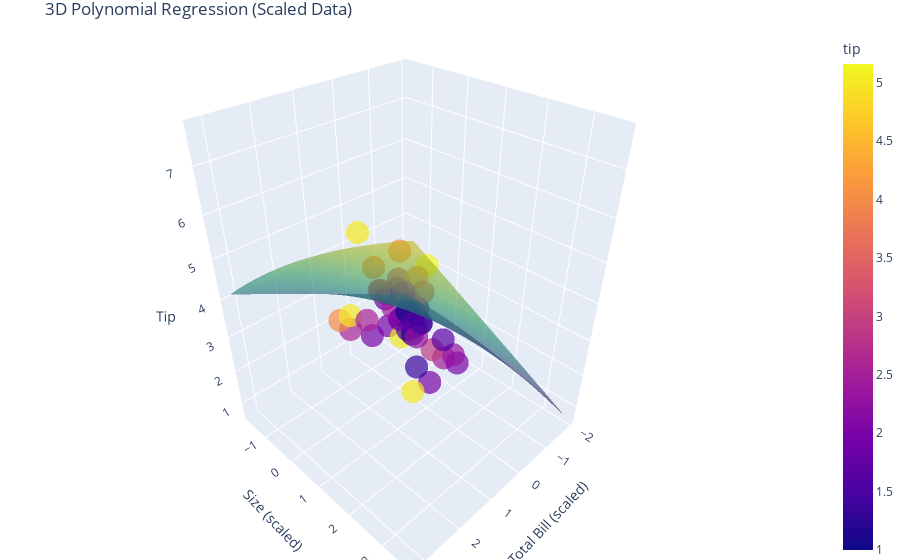

Notebook code for this chart:
### Code cell
import plotly.express as px
import plotly.graph_objects as go

# Create test DataFrame for plotting
df_test_poly = pd.DataFrame(X_test_scaled, columns=['total_bill_scaled', 'size_scaled'])
df_test_poly['tip'] = y_test.values
df_test_poly['y_pred'] = y_pred_poly

# Create meshgrid for the two scaled features
x_range = np.linspace(X_test_scaled[:, 0].min(), X_test_scaled[:, 0].max(), 50)
y_range = np.linspace(X_test_scaled[:, 1].min(), X_test_scaled[:, 1].max(), 50)
x_mesh, y_mesh = np.meshgrid(x_range, y_range)

# Flatten meshgrid, transform to polynomial features, and predict
grid_scaled = np.c_[x_mesh.ravel(), y_mesh.ravel()]
grid_poly = poly.transform(grid_scaled)
z_mesh = poly_model.predict(grid_poly).reshape(x_mesh.shape)

# Create interactive 3D scatter plot
fig = px.scatter_3d(
    df_test_poly,
    x='total_bill_scaled',
    y='size_scaled',
    z='tip',
    color='tip',
    title='3D Polynomial Regression (Scaled Data)',
    opacity=0.7
)

# Add the polynomial regression surface
fig.add_trace(
    go.Surface(
        x=x_range,
        y=y_range,
        z=z_mesh,
        colorscale='Viridis',
        opacity=0.6,
        name='Polynomial Regression Surface',
        showscale=False
    )
)

# Update layout
fig.update_layout(
    scene=dict(
        xaxis_title='Total Bill (scaled)',
        yaxis_title='Size (scaled)',
        zaxis_title='Tip'
    ),
    margin=dict(l=0, r=0, b=0, t=30)
)

fig.show()

### Figure 1 — Plotly figure (JSON) as saved in the notebook; plotly's stock layout.template omitted (floating-point values rounded to 4 significant figures; data arrays with more than 128 entries replaced by an {"elided": "..."} marker saying what was removed)
{"data": [{"hovertemplate": "total_bill_scaled=%{x}<br>size_scaled=%{y}<br>tip=%{marker.color}<extra></extra>", "legendgroup": "", "marker": {"color": [3.18, 2, 2, 5.16, 2, 2, 2.56, 2.52, 3.23, 3, 3, 1.47, 1.5, 2, 1.83, 1.36, 4, 3.92, 2.47, 5, 2.45, 3.35, 4, 1.45, 3.5, 2.31, 1.71, 5, 2, 5, 4, 1.44, 2.34, 3.21, 3.5, 2.92, 1.5, 5, 2.75, 2, 1.25, 2, 2.55, 1.67, 2, 1, 1.61, 2.31, 1.44], "coloraxis": "coloraxis", "opacity": 0.7, "symbol": "circle"}, "mode": "markers", "name": "", "scene": "scene", "showlegend": false, "type": "scatter3d", "x": [-0.04546, -1.309, 0.4952, 0.6484, -0.8251, -0.2661, 0.9399, -0.8845, -0.6216, -0.553, -0.2204, -1.08, -1.094, -0.6559, -1.16, -0.1803, -0.1723, 0.1557, -0.4307, 2.397, 0.05399, 0.04942, -0.6753, -1.219, 0.078, -0.9748, -1.137, 0.5787, -0.4261, 3.195, 2.041, -1.426, -0.2752, 0.008266, -0.3713, 0.4415, -0.936, 2.617, -0.8068, 0.2803, -1.11, -0.6513, 0.4266, -1.13, -1.129, -1.96, -1.101, -0.1746, -1.447], "y": [-0.6121, -0.6121, 1.519, 1.519, -0.6121, -0.6121, -0.6121, -0.6121, -0.6121, -0.6121, -0.6121, -0.6121, -0.6121, -0.6121, -1.678, 0.4536, 0.4536, -0.6121, -0.6121, 2.585, 1.519, 0.4536, -0.6121, -0.6121, 0.4536, -0.6121, -0.6121, -0.6121, 1.519, 3.651, 0.4536, -0.6121, 1.519, -0.6121, 0.4536, 1.519, -0.6121, 1.519, -0.6121, -0.6121, -0.6121, -0.6121, -0.6121, 0.4536, -0.6121, -1.678, -0.6121, 0.4536, -0.6121], "z": [3.18, 2, 2, 5.16, 2, 2, 2.56, 2.52, 3.23, 3, 3, 1.47, 1.5, 2, 1.83, 1.36, 4, 3.92, 2.47, 5, 2.45, 3.35, 4, 1.45, 3.5, 2.31, 1.71, 5, 2, 5, 4, 1.44, 2.34, 3.21, 3.5, 2.92, 1.5, 5, 2.75, 2, 1.25, 2, 2.55, 1.67, 2, 1, 1.61, 2.31, 1.44]}, {"colorscale": [[0, "#440154"], [0.1111, "#482878"], [0.2222, "#3e4989"], [0.3333, "#31688e"], [0.4444, "#26828e"], [0.5556, "#1f9e89"], [0.6667, "#35b779"], [0.7778, "#6ece58"], [0.8889, "#b5de2b"], [1, "#fde725"]], "name": "Polynomial Regression Surface", "opacity": 0.6, "showscale": false, "type": "surface", "x": [-1.96, -1.855, -1.75, -1.645, -1.539, -1.434, -1.329, -1.224, -1.118, -1.013, -0.9081, -0.8028, -0.6976, -0.5924, -0.4872, -0.382, -0.2768, -0.1716, -0.06634, 0.03887, 0.1441, 0.2493, 0.3545, 0.4597, 0.5649, 0.6702, 0.7754, 0.8806, 0.9858, 1.091, 1.196, 1.301, 1.407, 1.512, 1.617, 1.722, 1.828, 1.933, 2.038, 2.143, 2.248, 2.354, 2.459, 2.564, 2.669, 2.774, 2.88, 2.985, 3.09, 3.195], "y": [-1.678, -1.569, -1.46, -1.352, -1.243, -1.134, -1.025, -0.9166, -0.8079, -0.6991, -0.5904, -0.4816, -0.3729, -0.2641, -0.1554, -0.04662, 0.06213, 0.1709, 0.2796, 0.3884, 0.4971, 0.6059, 0.7146, 0.8234, 0.9322, 1.041, 1.15, 1.258, 1.367, 1.476, 1.585, 1.693, 1.802, 1.911, 2.02, 2.128, 2.237, 2.346, 2.455, 2.563, 2.672, 2.781, 2.89, 2.998, 3.107, 3.216, 3.325, 3.433, 3.542, 3.651], "z": {"elided": "50x50 float values"}}], "layout": {"coloraxis": {"colorbar": {"title": {"text": "tip"}}, "colorscale": [[0, "#0d0887"], [0.1111, "#46039f"], [0.2222, "#7201a8"], [0.3333, "#9c179e"], [0.4444, "#bd3786"], [0.5556, "#d8576b"], [0.6667, "#ed7953"], [0.7778, "#fb9f3a"], [0.8889, "#fdca26"], [1, "#f0f921"]]}, "legend": {"tracegroupgap": 0}, "margin": {"b": 0, "l": 0, "r": 0, "t": 30}, "scene": {"domain": {"x": [0, 1], "y": [0, 1]}, "xaxis": {"title": {"text": "Total Bill (scaled)"}}, "yaxis": {"title": {"text": "Size (scaled)"}}, "zaxis": {"title": {"text": "Tip"}}}, "title": {"text": "3D Polynomial Regression (Scaled Data)"}}}
